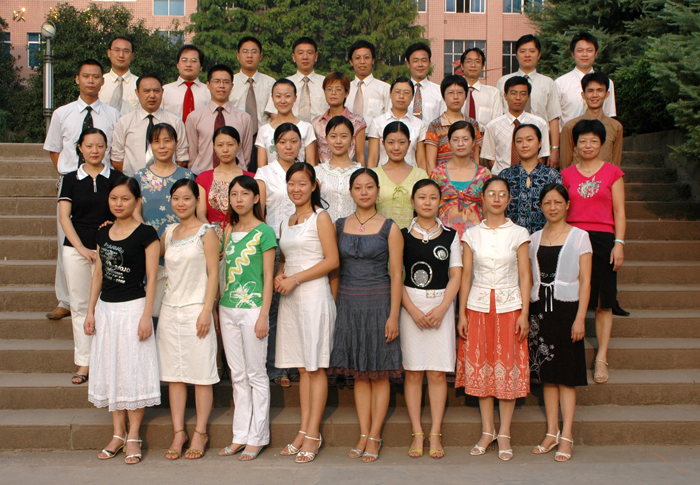
//> input picture opencv/opencv-sln/opencv/h1.jpg, 700 x 485 px
$ ./FaceProbe   (built with g++ and OpenCV 4)
//> lines starting //> are read from the running program, lines starting //| are printed output that depends on the picture; after the words box and inside, x2 and y2 are one past the last pixel; in counts of white or black regions, pixels touching at a corner belong together
// Haar特征检测 - 人脸识别
#include <opencv2/opencv.hpp>
int main()
{
	// 加载Haar特征检测分类器
	// haarcascade_frontalface_alt.xml系OpenCV自带的分类器
	const char *pstrCascadeFileName = "haarcascade_frontalface_alt.xml";
	CvHaarClassifierCascade *pHaarCascade = NULL;
	pHaarCascade = (CvHaarClassifierCascade*)cvLoad(pstrCascadeFileName);

	// 载入图像
	const char *pstrImageName = "h1.jpg";
	IplImage *pSrcImage = cvLoadImage(pstrImageName, CV_LOAD_IMAGE_UNCHANGED);
//> pSrcImage is the input picture: 485 rows x 700 cols, CV_8UC3; mean B, G, R 92.3, 110.1, 133.5

	IplImage *pGrayImage = cvCreateImage(cvGetSize(pSrcImage), IPL_DEPTH_8U, 1);
	cvCvtColor(pSrcImage, pGrayImage, CV_BGR2GRAY);
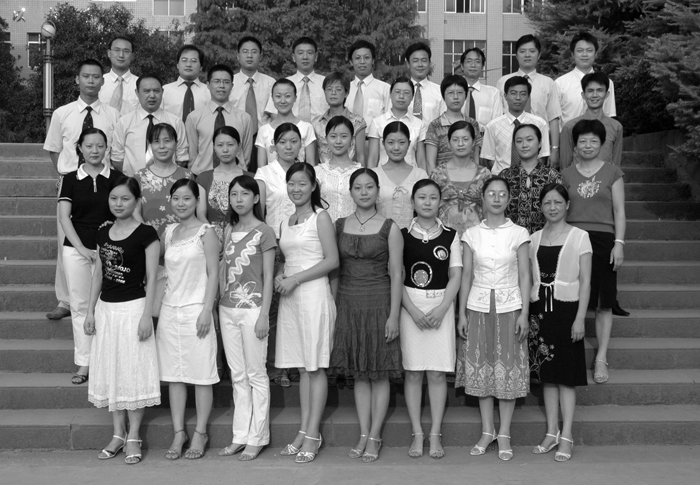
//> pGrayImage: 485 rows x 700 cols, CV_8UC1; min 0, max 255, mean 115.1

	// 人脸识别与标记
	if (pHaarCascade != NULL)
	{
		CvMemStorage *pcvMStorage = cvCreateMemStorage(0);
		cvClearMemStorage(pcvMStorage);
		// 识别
		CvSeq *pcvSeqFaces = cvHaarDetectObjects(pGrayImage, pHaarCascade, pcvMStorage);
//> pcvSeqFaces = 35 items

		// 标记
		for(int i = 0; i <pcvSeqFaces->total; i++)
		{
			CvRect* r = (CvRect*)cvGetSeqElem(pcvSeqFaces, i);
			CvPoint center;
			int radius;
			center.x = cvRound((r->x + r->width * 0.5));
			center.y = cvRound((r->y + r->height * 0.5));
			radius = cvRound((r->width + r->height) * 0.25);
			cvCircle(pSrcImage, center, radius, CV_RGB(255, 0, 0), 1);
		}
//> this loop made 35 passes
//> radius on passes 1 to 12: 14, 12, 13, 12, 12, 12, 13, 13, 11, 14, 13, 12
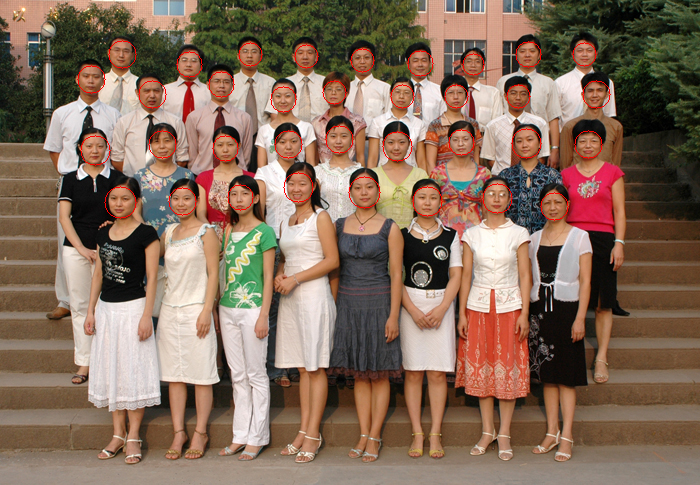
//> pSrcImage: 485 rows x 700 cols, CV_8UC3; 0.76% of pixels changed, all inside (x1, y1, x2, y2) = (77, 40, 611, 221)
		cvReleaseMemStorage(&pcvMStorage);
	}

	const char *pstrWindowsTitle = "人脸识别";
	cvNamedWindow(pstrWindowsTitle, CV_WINDOW_AUTOSIZE);
	cvShowImage(pstrWindowsTitle, pSrcImage);

	cvWaitKey(0);

	cvDestroyWindow(pstrWindowsTitle);
	cvReleaseImage(&pSrcImage);
	cvReleaseImage(&pGrayImage);
	return 0;
}

$ run again, with opencv/opencv-sln/opencv/h2.JPG copied over opencv/opencv-sln/opencv/h1.jpg
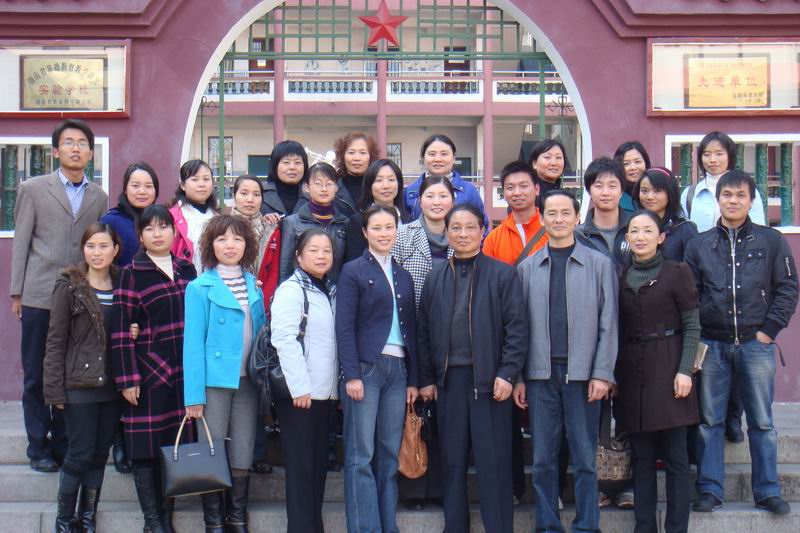
//> input picture opencv/opencv-sln/opencv/h2.JPG, 800 x 533 px
//> pSrcImage is the input picture: 533 rows x 800 cols, CV_8UC3; mean B, G, R 116.9, 103.4, 111.5
//> `cvCvtColor(pSrcImage, pGrayImage, CV_BGR2GRAY);`:
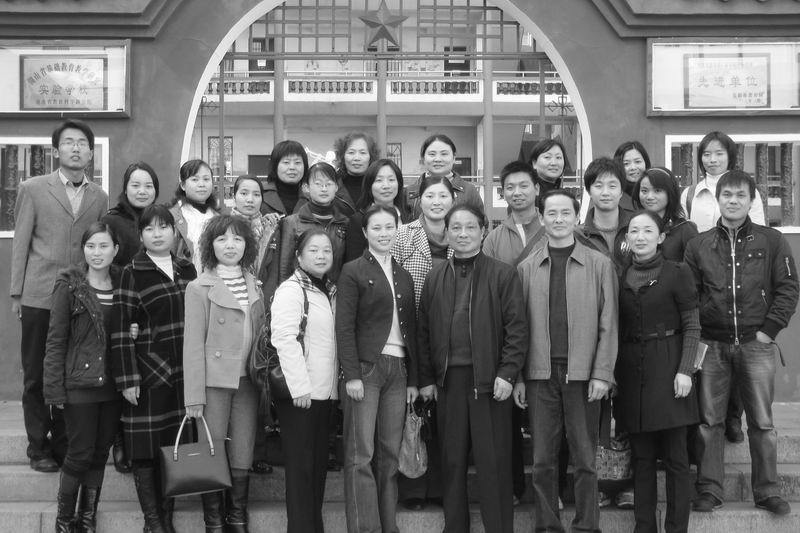
//> pGrayImage: 533 rows x 800 cols, CV_8UC1; min 1, max 255, mean 107.4
//> pcvSeqFaces = 25 items
//> the loop `for(int i = 0; i <pcvSeqFaces->total; i++)` made 25 passes
//> radius on passes 1 to 8: 15, 14, 14, 18, 16, 17, 14, 16
//> after the loop `for(int i = 0; i <pcvSeqFaces->total; i++)`:
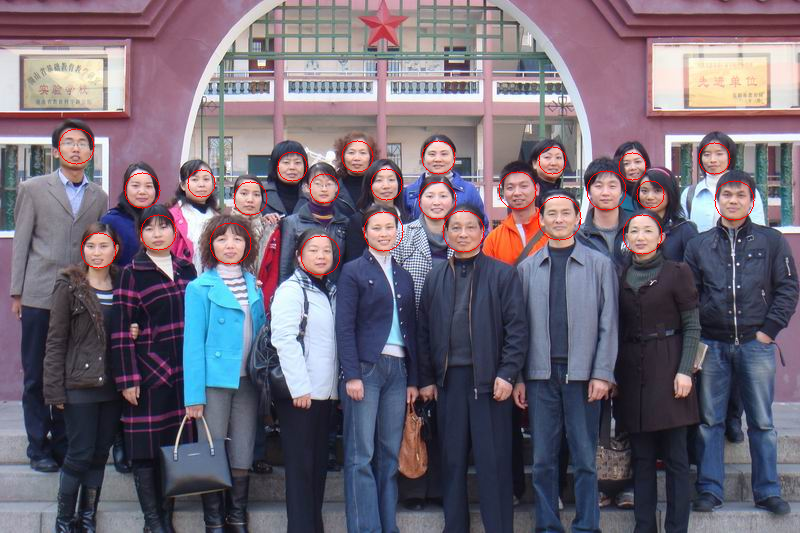
//> pSrcImage: 533 rows x 800 cols, CV_8UC3; 0.58% of pixels changed, all inside (x1, y1, x2, y2) = (58, 128, 755, 276)

$ run again, with opencv/opencv-sln/opencv/2.jpg copied over opencv/opencv-sln/opencv/h1.jpg
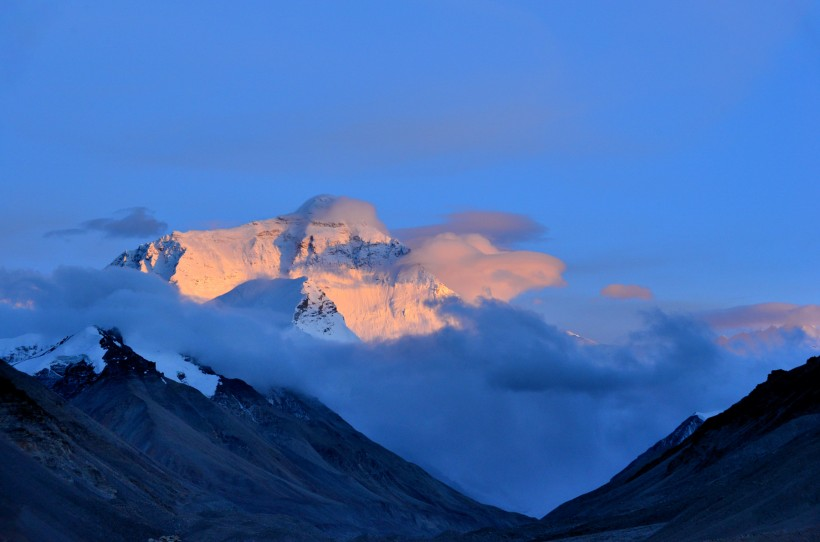
//> input picture opencv/opencv-sln/opencv/2.jpg, 820 x 542 px
//> pSrcImage is the input picture: 542 rows x 820 cols, CV_8UC3; mean B, G, R 169.8, 104.7, 65
//> `cvCvtColor(pSrcImage, pGrayImage, CV_BGR2GRAY);`:
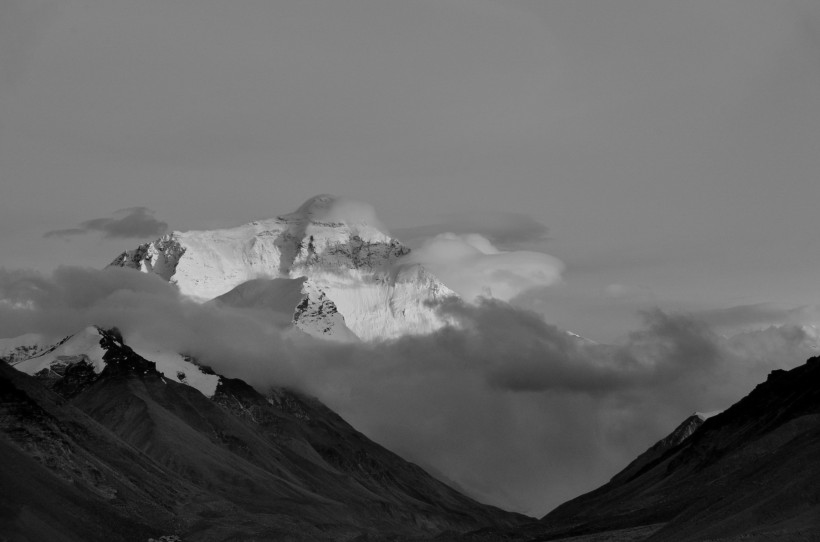
//> pGrayImage: 542 rows x 820 cols, CV_8UC1; min 0, max 219, mean 100.3
//> pcvSeqFaces = 0 items
